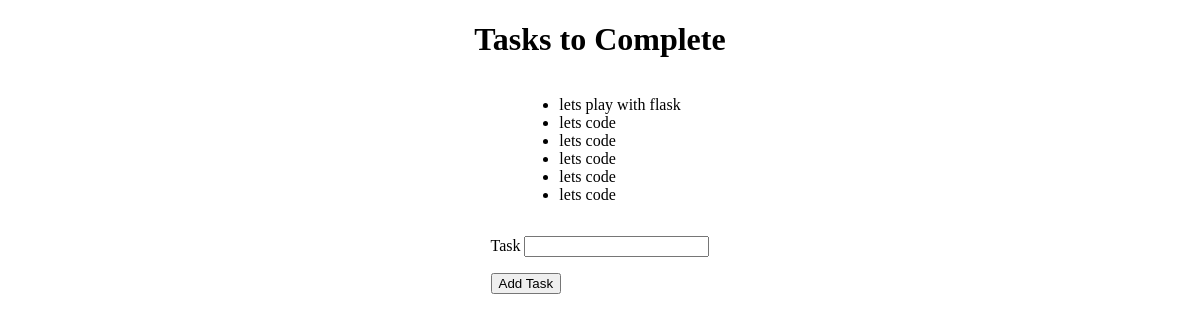
Before: / with the older database file.
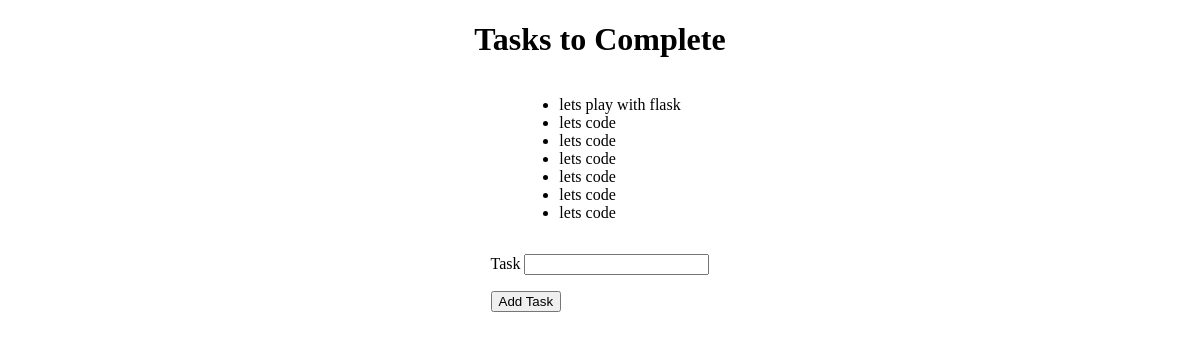
After: the same page with the newer database file.
### app.py (models this page shows)
class Task(db.Model):
    id = db.Column(db.Integer, primary_key = True)
    task_text = db.Column(db.String(150), index =True)

### app.py (the view)
@app.route("/", methods = ["GET", "POST"])
def index():
    if 'task' in request.form:
        db.session.add(Task(task_text = request.form['task'])) # now we are adding in database
        db.session.commit()
    return render_template("index.html", tasks = Task.query.all(), template_form = taskForm()) # we need pass newinstance object of class form

### app.py
class taskForm(FlaskForm):
    task = StringField("Task") #label
    submit = SubmitField("Add Task")

### templates/index.html (shortened to what this page needs)
{% extends "base.html" %}  {% block content %}
<div class="container">
  <h1>Tasks to Complete</h1>
  <ul>
  {% for task in tasks %}
  <li>{{task.task_text}}</li>
  {% endfor %}
</ul>
<form method = "POST" action="">
    <p>
        {{template_form.task.label}}
        {{template_form.task()}}
    </p>
    <p>
        {{template_form.submit()}}
    </p>
</form>
</div>
{% endblock %}

### templates/base.html (shortened to what this page needs)
<!DOCTYPE html>
<html lang="en">
  <head>
    <link
      rel="stylesheet"
      type="text/css"
      href="{{ url_for('static', filename='style.css')}}"
    />
  </head>
  <body>
    {% block content %}{% endblock %}
  </body>
</html>

### static/style.css (style rules this page uses)
body { margin: 0; padding: 0; }
.container { display: flex; flex-direction: column; align-items: center; }

Changed rows visible on the page:
added Task: task_text "lets code"
